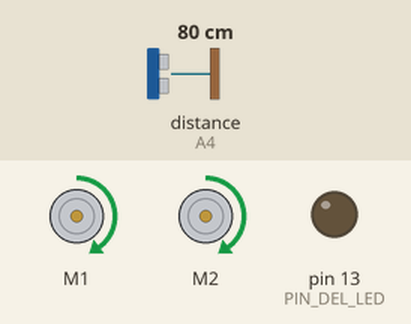
This sketch was run on a simulated Arduino Uno, built with avr-gcc and run on an emulated ATmega328P. On the bench: 2 × DC motor (green arrow = forward, orange = backward, longer = faster), output pins drawn as LEDs (lit = HIGH). Inputs (shaded band) come from the test bench; at power-on: distance to the obstacle (sensor on A4) 80 cm. The echo pulse lasts 58.3 µs per cm.

Above: at 13.4 s.
13.5 s: distance to the obstacle (sensor on A4) set to 11 cm
15.2 s: distance to the obstacle (sensor on A4) set to 8 cm
At 17.2 s:
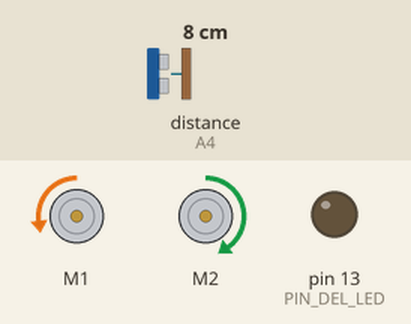
19.8 s: distance to the obstacle (sensor on A4) set to 18 cm
At 21.0 s:
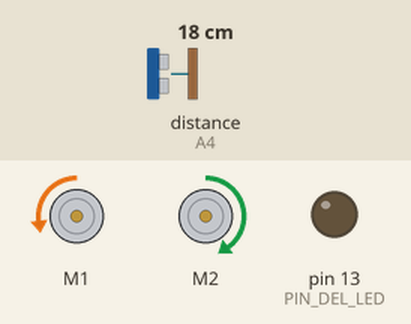
23.0 s: distance to the obstacle (sensor on A4) set to 2 cm
At 23.9 s:
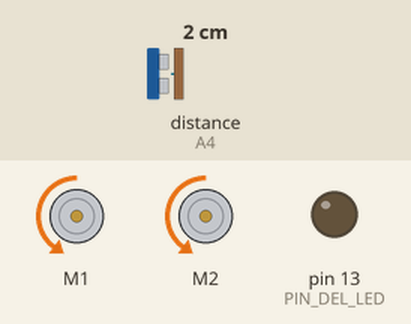
Timing chart, 0 to 28.6 s (numbered marks = the images above; inputs shaded):
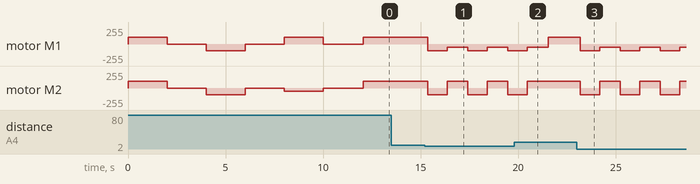

The sketch:

salvaobstaculo_con_motorshield_2_motores.ino
```cpp
 // ---------------------------------------------------------------------------
// En este ejemplo, el sensor salvaobstaculos CONTROLA DOS MOTORES,
//MOTOR1 = LADO DERECHO
//MOTOR2 = LADO IZQU.
//Cuando el salvaobstáculos encuentra un obstáculo, gira hacia la IZQU. durante 2 segundos
//Luego continua su marcha normal
//INICIO: avanza 3s + para 0.5 s + retrocede 3s + para 0.5 s
//        + gira derecha 3s + para 0.5 s + gira izquierda 3 s.
//Inicialmente  limite = 10 cm para los obstáculos
//Conexiones del sensor HC-SR04
   //trigger A5 en el motorshield
   //echo    A4 en el motorshield
   //Gnd     a cualquier pin de tierra (GND) en el motorshield
   //Vcc     a cualquier pin 5V en el motorshield
//Dos Motores DC se conectan en el motroshield a M1 y M2
// ---------------------------------------------------------------------------


 #include <NewPing.h> //libreria que controla el sensor de ultrasonidos
 #include <AFMotor.h> // librería que controla los motores en el motor shield

     #define TRIGGER_PIN A5 // MotorShield pin tied to trigger pin on the ultrasonic sensor.
     #define ECHO_PIN A4    // MotorShield pin tied to echo pin on the ultrasonic sensor.
     #define MAX_DISTANCE 200

     NewPing sonar(TRIGGER_PIN, ECHO_PIN, MAX_DISTANCE); // NewPing setup of pins and maximum distance
     AF_DCMotor motor1(1, MOTOR12_1KHZ); // create motor #1, 1KHz pwm
     AF_DCMotor motor2(2, MOTOR12_1KHZ); // create motor #1, 1KHz pwm
     boolean  sensorOn = false;
     int  velocidad  =  100;//  veloc de los motores definidas en setSpeed, valor entre 0-255

     void setup()
        {
           pinMode(13, OUTPUT); //PIN DEL LED
           Serial.begin(115200); // Open serial monitor at 115200 baud to see ping results.
           motor1.setSpeed(velocidad);    // set the speed to 200/255
        }

     void loop()
       {

        if ( sensorOn) {
           delay(50);
           unsigned int uS = sonar.ping(); // Send ping, get ping time in microseconds (uS)
           long distancia = uS / US_ROUNDTRIP_CM ; //distancia al obstáculo en cm
           int limite = 10 ;                       // A > distancia (cm) del obstaculo se enciende el LED
            if ( distancia < limite) {
                 Retroceso() ;
                 delay(1000);
                 giroDerecha() ;
                 delay(1000);
            } //end if distancia < limite
            else {Avance();//avanza normalmente
                  delay (500) ;                  // Para limitar el número de mediciones
            }
       } //end if(sensorOn)
       else {  testInicio(); //avanza + retroceso + giro
       }
       }//end loop()


        void testInicio() {
          Avance();
          delay(2000);
          Paro();
          delay(2000);
          Retroceso();
          delay(2000);
          Paro();
          delay(2000);
          giroIzquierda();
          delay(2000);
          Paro();
          delay(2000);
          sensorOn = true; //variable que inicia el sensor de sonar
          }

        void Avance()
        { motor1.setSpeed(velocidad);     // set the speed to 200/255
          motor2.setSpeed(velocidad);     // set the speed to 200/255

          motor1.run(FORWARD);     //MOTOR1 avanza
          motor2.run(FORWARD);      //MOTOR2 avanza
          }

        void Retroceso()
        { motor1.setSpeed(velocidad);     // set the speed to 200/255
          motor2.setSpeed(velocidad);     // set the speed to 200/255

          motor1.run(BACKWARD);    //MOTOR1 retrocede
          motor2.run(BACKWARD);     //MOTOR2 retrocede
          }
        void Paro()
        {
          motor1.run(RELEASE) ;    //MOTOR1 para
          motor2.run(RELEASE);     //MOTOR2 para
          }

        void giroIzquierda()
        { motor1.setSpeed(velocidad); // set the speed to 200/255
          motor2.setSpeed(velocidad/2); // set the speed to 200/255

          motor1.run(FORWARD) ; // avanza el motor1 que es el DERECHO
          motor2.run(BACKWARD); //retrocede el motor2   que es el IZQUIERDO
        }
        void giroDerecha()
        { motor1.setSpeed(velocidad/2); // set the speed to 200/255
          motor2.setSpeed(velocidad); // set the speed to 200/255

          motor1.run(BACKWARD) ; // avanza el motor1 que es el DERECHO
          motor2.run(FORWARD); //retrocede el motor2   que es el IZQUIERDO
        }
```

Measured:
- the behaviour switches between 10 and 9 cm on distance to the obstacle (sensor on A4) (found by bisection; images 0 and 1)
- after the input at 13.5 s, every drawn part: stays the same
- after the input at 15.2 s, motor M1: alternates backward 100/255 for 1.0 s and backward 50/255 for 1.1 s, starting after 0.17 s; motor M2: alternates forward 100/255 for 1.1 s and backward 100/255 for 1.0 s, starting after 0.17 s
- after the input at 19.8 s, motor M2: goes on until 20.5 s, then stays forward 100/255
- after the input at 23.0 s, motor M1: alternates backward 100/255 for 1.0 s and backward 50/255 for 1.1 s, starting after 0.18 s; motor M2: alternates forward 100/255 for 1.1 s and backward 100/255 for 1.0 s, starting after 0.18 s
